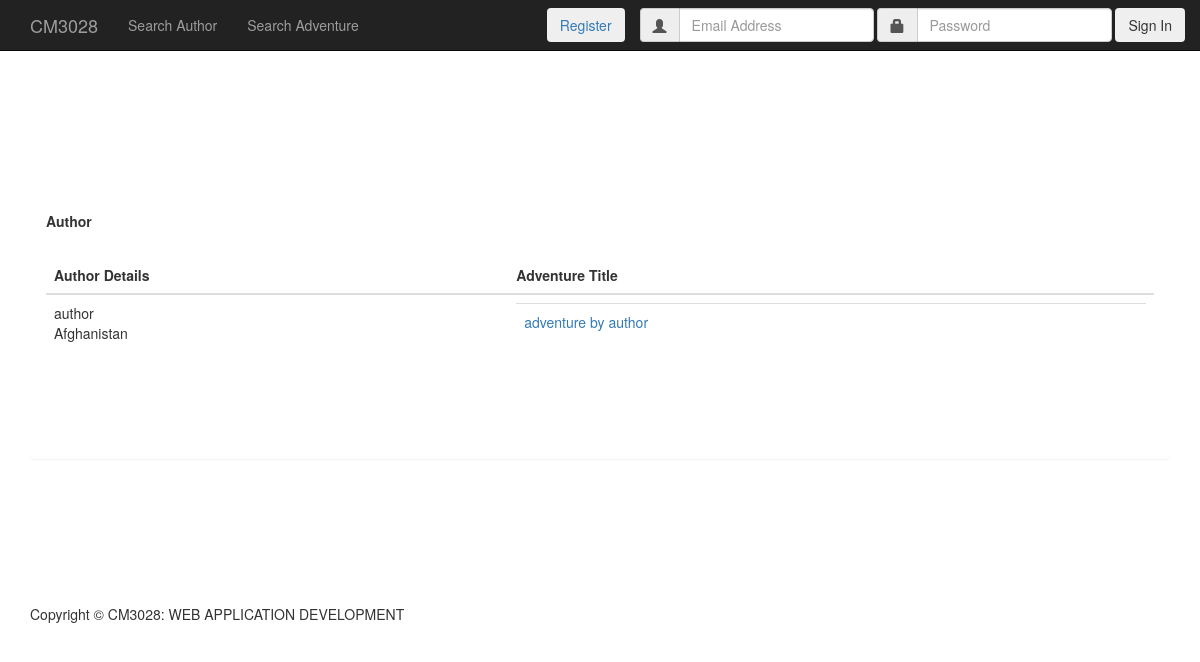
/author.php?id=23, run on the app's committed database.
### tables this page shows
CREATE TABLE `user` (
  `id` int(11) NOT NULL AUTO_INCREMENT,
  `name` varchar(50) NOT NULL,
  `signup_date` datetime NOT NULL,
  `email` varchar(150) NOT NULL,
  `country` int(11) NOT NULL,
  `type` int(11) NOT NULL,
  `password` varchar(32) NOT NULL,
  `status` int(2) NOT NULL DEFAULT '0',
  PRIMARY KEY (`id`)
);

CREATE TABLE `country` (
  `id` int(11) NOT NULL AUTO_INCREMENT,
  `name` varchar(80) NOT NULL,
  PRIMARY KEY (`id`)
);

CREATE TABLE `adventure` (
  `id` int(11) NOT NULL AUTO_INCREMENT,
  `title` varchar(255) DEFAULT NULL,
  `country` int(11) DEFAULT NULL,
  `description` text,
  `by_id` int(11) DEFAULT NULL,
  `status` tinyint(1) DEFAULT '1',
  `date` datetime DEFAULT NULL,
  `tags` text,
  PRIMARY KEY (`id`)
);

### author.php (the view, shortened to what this page needs)
<!DOCTYPE html>
<html lang="en">
<head>
    <link href="./css/bootstrap.min.css" rel="stylesheet">
    <link href="./css/full-width-pics.css" rel="stylesheet">
</head>
<body>
    <?php include('outer_header.php');?>
    <section>
        <div class="container ">
        <div class="row">
           		<div class="col-lg-12" >
              <section class="panel">
                              <header class="panel-heading">
                                  <strong>Author</strong><span class="pull-right"></span>
                            </header>
            								<div class="panel-body table-responsive">
                                <table class="table table-hover">
                                  <thead>
                                    <tr>
                                                <th>Author Details</th>
                                      <th>Adventure Title</th>
                                    </tr>
                              		</thead>
                              		<tbody>
                                  <?php
																$sql = "SELECT
																	user.id,
`user`.`name` AS author_name,
country.`name` AS country_name
FROM
`user`
INNER JOIN country ON `user`.country = country.id
WHERE
user.id = $_GET[id]
";
																	$qry = mysqli_query($con,$sql);
																	while($row= mysqli_fetch_array($qry) ){
                                  ?>
                                  <tr>
                                  <td><?php echo $row['author_name']; ?><br><?php echo $row['country_name']; ?><br></td>
                                    <td>
                                     <table class="table table-hover">
                                     <?php
                                     $sql2 = "SELECT
adventure.title,
adventure.id
FROM
adventure
WHERE
`adventure`.by_id = $row[id]
";
																	$qry2 = mysqli_query($con,$sql2);
																	while($row2= mysqli_fetch_array($qry2) ){?>
																	<tr>
                                  <td><a href="./details.php?id=<?php echo $row2['id'];?>"><?php echo $row2['title']; ?></a></td>
                                  </tr>
																<?php	}
																		 ?>
                                     </table>
                                    </td>
                                  </tr>
																	<?php
																	}
																	?>
        													</tbody>
        												</table>
        											</div>
</section>
</div></div>
</div>
</section>
    <?php include('footer.php');?>
</body>
</html>

### css/full-width-pics.css (style rules this page uses)
body { margin-top: 50px; }
section { padding: 75px 0; }

### data on the page
user: name "author", country.name "Afghanistan"
adventure: title "adventure by author"
